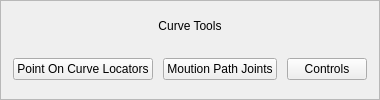
         <widget class="QFrame" name="curveTools_frame">
          <property name="enabled">
           <bool>true</bool>
          </property>
          <property name="minimumSize">
           <size>
            <width>0</width>
            <height>0</height>
           </size>
          </property>
          <property name="frameShape">
           <enum>QFrame::StyledPanel</enum>
          </property>
          <property name="frameShadow">
           <enum>QFrame::Plain</enum>
          </property>
          <layout class="QVBoxLayout" name="verticalLayout_72">
           <property name="spacing">
            <number>4</number>
           </property>
           <property name="leftMargin">
            <number>2</number>
           </property>
           <property name="topMargin">
            <number>2</number>
           </property>
           <property name="rightMargin">
            <number>2</number>
           </property>
           <property name="bottomMargin">
            <number>2</number>
           </property>
           <item>
            <widget class="QLabel" name="curveTools_label">
             <property name="text">
              <string>Curve Tools</string>
             </property>
             <property name="alignment">
              <set>Qt::AlignCenter</set>
             </property>
             <property name="margin">
              <number>2</number>
             </property>
            </widget>
           </item>
           <item>
            <widget class="QFrame" name="curveTools_groupFrame">
             <property name="frameShape">
              <enum>QFrame::NoFrame</enum>
             </property>
             <property name="frameShadow">
              <enum>QFrame::Raised</enum>
             </property>
             <layout class="QVBoxLayout" name="verticalLayout_73">
              <property name="spacing">
               <number>4</number>
              </property>
              <property name="leftMargin">
               <number>0</number>
              </property>
              <property name="topMargin">
               <number>0</number>
              </property>
              <property name="rightMargin">
               <number>0</number>
              </property>
              <property name="bottomMargin">
               <number>0</number>
              </property>
              <item>
               <layout class="QHBoxLayout" name="horizontalLayout_43" stretch="0,0,0">
                <property name="spacing">
                 <number>10</number>
                </property>
                <property name="leftMargin">
                 <number>10</number>
                </property>
                <property name="rightMargin">
                 <number>10</number>
                </property>
                <property name="bottomMargin">
                 <number>10</number>
                </property>
                <item>
                 <widget class="QPushButton" name="pointOnCurveLocators_btn">
                  <property name="text">
                   <string>Point On Curve Locators</string>
                  </property>
                 </widget>
                </item>
                <item>
                 <widget class="QPushButton" name="pushButton_2">
                  <property name="text">
                   <string>Moution Path Joints</string>
                  </property>
                 </widget>
                </item>
                <item>
                 <widget class="QPushButton" name="pushButton_3">
                  <property name="text">
                   <string>Controls</string>
                  </property>
                 </widget>
                </item>
               </layout>
              </item>
             </layout>
            </widget>
           </item>
          </layout>
         </widget>
